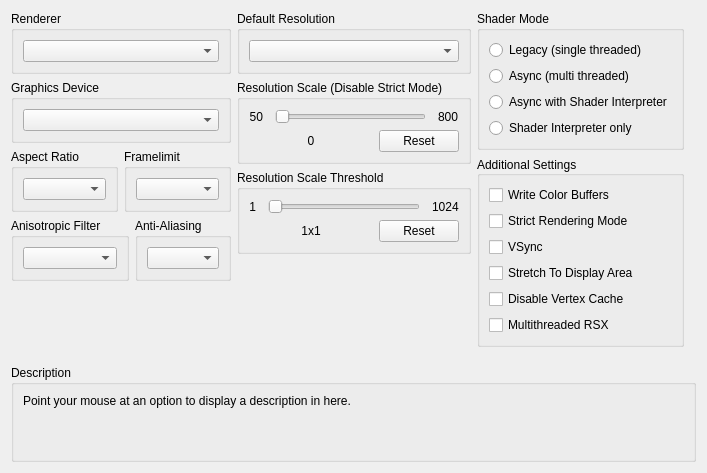
     <widget class="QWidget" name="gpuTab">
      <attribute name="title">
       <string>GPU</string>
      </attribute>
      <layout class="QVBoxLayout" name="gpuTab_layout">
       <item>
        <layout class="QHBoxLayout" name="gpuTabLayout" stretch="1,1,1">
         <item>
          <layout class="QVBoxLayout" name="gpuTabLayoutLeft">
           <item>
            <widget class="QGroupBox" name="gb_renderer">
             <property name="title">
              <string>Renderer</string>
             </property>
             <layout class="QVBoxLayout" name="gb_renderer_layout">
              <item>
               <widget class="QComboBox" name="renderBox"/>
              </item>
             </layout>
            </widget>
           </item>
           <item>
            <widget class="QGroupBox" name="gb_graphicsAdapter">
             <property name="title">
              <string>Graphics Device</string>
             </property>
             <layout class="QVBoxLayout" name="gb_graphicsAdapter_layout">
              <item>
               <widget class="QComboBox" name="graphicsAdapterBox"/>
              </item>
             </layout>
            </widget>
           </item>
           <item>
            <widget class="QWidget" name="widget_gpu_top" native="true">
             <layout class="QHBoxLayout" name="widget_gpu_top_layout" stretch="1,1">
              <property name="leftMargin">
               <number>0</number>
              </property>
              <property name="topMargin">
               <number>0</number>
              </property>
              <property name="rightMargin">
               <number>0</number>
              </property>
              <property name="bottomMargin">
               <number>0</number>
              </property>
              <item>
               <widget class="QGroupBox" name="gb_aspectRatio">
                <property name="title">
                 <string>Aspect Ratio</string>
                </property>
                <layout class="QVBoxLayout" name="gb_aspectRatio_layout">
                 <item>
                  <widget class="QComboBox" name="aspectBox"/>
                 </item>
                </layout>
               </widget>
              </item>
              <item>
               <widget class="QGroupBox" name="gb_frameLimit">
                <property name="title">
                 <string>Framelimit</string>
                </property>
                <layout class="QVBoxLayout" name="gb_frameLimit_layout">
                 <item>
                  <widget class="QComboBox" name="frameLimitBox"/>
                 </item>
                </layout>
               </widget>
              </item>
             </layout>
            </widget>
           </item>
           <item>
            <widget class="QWidget" name="widget_gpu_bottom" native="true">
             <layout class="QHBoxLayout" name="widget_gpu_bottom_layout" stretch="1,1">
              <property name="leftMargin">
               <number>0</number>
              </property>
              <property name="topMargin">
               <number>0</number>
              </property>
              <property name="rightMargin">
               <number>0</number>
              </property>
              <property name="bottomMargin">
               <number>0</number>
              </property>
              <item>
               <widget class="QGroupBox" name="gb_anisotropicFilter">
                <property name="title">
                 <string>Anisotropic Filter</string>
                </property>
                <layout class="QVBoxLayout" name="gb_anisotropicFilter_layout">
                 <item>
                  <widget class="QComboBox" name="anisotropicFilterOverride"/>
                 </item>
                </layout>
               </widget>
              </item>
              <item>
               <widget class="QGroupBox" name="gb_antiAliasing">
                <property name="title">
                 <string>Anti-Aliasing</string>
                </property>
                <layout class="QVBoxLayout" name="gb_antiAliasing_layout">
                 <item>
                  <widget class="QComboBox" name="antiAliasing"/>
                 </item>
                </layout>
               </widget>
              </item>
             </layout>
            </widget>
           </item>
           <item>
            <spacer name="gpu_tab_layout_right_spacer">
             <property name="orientation">
              <enum>Qt::Vertical</enum>
             </property>
             <property name="sizeType">
              <enum>QSizePolicy::MinimumExpanding</enum>
             </property>
             <property name="sizeHint" stdset="0">
              <size>
               <width>0</width>
               <height>0</height>
              </size>
             </property>
            </spacer>
           </item>
          </layout>
         </item>
         <item>
          <layout class="QVBoxLayout" name="gpuTabLayoutMiddle">
           <item>
            <widget class="QGroupBox" name="gb_default_resolution">
             <property name="title">
              <string>Default Resolution</string>
             </property>
             <layout class="QVBoxLayout" name="gb_default_resolution_layout">
              <item>
               <widget class="QComboBox" name="resBox"/>
              </item>
             </layout>
            </widget>
           </item>
           <item>
            <layout class="QVBoxLayout" name="layout_resolution_scale">
             <property name="spacing">
              <number>6</number>
             </property>
             <property name="leftMargin">
              <number>0</number>
             </property>
             <item>
              <widget class="QGroupBox" name="gb_resolutionScale">
               <property name="title">
                <string>Resolution Scale (Disable Strict Mode)</string>
               </property>
               <layout class="QVBoxLayout" name="gb_resolutionScale_layout">
                <item>
                 <widget class="QWidget" name="resolutionScaleLayoutTop" native="true">
                  <layout class="QHBoxLayout" name="horizontalLayout_23" stretch="0,1,0">
                   <property name="spacing">
                    <number>12</number>
                   </property>
                   <property name="leftMargin">
                    <number>0</number>
                   </property>
                   <property name="topMargin">
                    <number>0</number>
                   </property>
                   <property name="rightMargin">
                    <number>0</number>
                   </property>
                   <property name="bottomMargin">
                    <number>0</number>
                   </property>
                   <item>
                    <widget class="QLabel" name="resolutionScaleMin">
                     <property name="text">
                      <string>50</string>
                     </property>
                     <property name="alignment">
                      <set>Qt::AlignRight|Qt::AlignTrailing|Qt::AlignVCenter</set>
                     </property>
                    </widget>
                   </item>
                   <item>
                    <widget class="QSlider" name="resolutionScale">
                     <property name="orientation">
                      <enum>Qt::Horizontal</enum>
                     </property>
                    </widget>
                   </item>
                   <item>
                    <widget class="QLabel" name="resolutionScaleMax">
                     <property name="text">
                      <string>800</string>
                     </property>
                    </widget>
                   </item>
                  </layout>
                 </widget>
                </item>
                <item>
                 <layout class="QHBoxLayout" name="resolutionScaleLayoutBottom" stretch="1,0">
                  <item>
                   <widget class="QLabel" name="resolutionScaleVal">
                    <property name="text">
                     <string>0</string>
                    </property>
                    <property name="alignment">
                     <set>Qt::AlignCenter</set>
                    </property>
                   </widget>
                  </item>
                  <item>
                   <widget class="QPushButton" name="resolutionScaleReset">
                    <property name="text">
                     <string>Reset</string>
                    </property>
                   </widget>
                  </item>
                 </layout>
                </item>
               </layout>
              </widget>
             </item>
             <item>
              <widget class="QGroupBox" name="gb_minimumScalableDimension">
               <property name="title">
                <string>Resolution Scale Threshold</string>
               </property>
               <layout class="QVBoxLayout" name="gb_minimumScalableDimension_layout">
                <item>
                 <layout class="QHBoxLayout" name="minimumScalableDimensionLayoutTop" stretch="0,1,0">
                  <property name="spacing">
                   <number>12</number>
                  </property>
                  <item>
                   <widget class="QLabel" name="minimumScalableDimensionMin">
                    <property name="text">
                     <string>1</string>
                    </property>
                    <property name="alignment">
                     <set>Qt::AlignRight|Qt::AlignTrailing|Qt::AlignVCenter</set>
                    </property>
                   </widget>
                  </item>
                  <item>
                   <widget class="QSlider" name="minimumScalableDimension">
                    <property name="orientation">
                     <enum>Qt::Horizontal</enum>
                    </property>
                   </widget>
                  </item>
                  <item>
                   <widget class="QLabel" name="minimumScalableDimensionMax">
                    <property name="text">
                     <string>1024</string>
                    </property>
                   </widget>
                  </item>
                 </layout>
                </item>
                <item>
                 <layout class="QHBoxLayout" name="minimumScalableDimensionLayoutBottom" stretch="1,0">
                  <item>
                   <widget class="QLabel" name="minimumScalableDimensionVal">
                    <property name="text">
                     <string>1x1</string>
                    </property>
                    <property name="alignment">
                     <set>Qt::AlignCenter</set>
                    </property>
                   </widget>
                  </item>
                  <item>
                   <widget class="QPushButton" name="minimumScalableDimensionReset">
                    <property name="text">
                     <string>Reset</string>
                    </property>
                   </widget>
                  </item>
                 </layout>
                </item>
               </layout>
              </widget>
             </item>
            </layout>
           </item>
           <item>
            <spacer name="gpu_tab_layout_middle_spacer">
             <property name="orientation">
              <enum>Qt::Vertical</enum>
             </property>
             <property name="sizeType">
              <enum>QSizePolicy::MinimumExpanding</enum>
             </property>
             <property name="sizeHint" stdset="0">
              <size>
               <width>0</width>
               <height>0</height>
              </size>
             </property>
            </spacer>
           </item>
          </layout>
         </item>
         <item>
          <layout class="QVBoxLayout" name="gpuTabLayoutRight">
           <property name="rightMargin">
            <number>12</number>
           </property>
           <property name="bottomMargin">
            <number>12</number>
           </property>
           <item>
            <widget class="QGroupBox" name="gb_shader_mode">
             <property name="minimumSize">
              <size>
               <width>0</width>
               <height>123</height>
              </size>
             </property>
             <property name="title">
              <string>Shader Mode</string>
             </property>
             <layout class="QVBoxLayout" name="verticalLayout">
              <item>
               <widget class="QRadioButton" name="rb_legacy_recompiler">
                <property name="text">
                 <string notr="true">Legacy (single threaded)</string>
                </property>
               </widget>
              </item>
              <item>
               <widget class="QRadioButton" name="rb_async_recompiler">
                <property name="text">
                 <string notr="true">Async (multi threaded)</string>
                </property>
               </widget>
              </item>
              <item>
               <widget class="QRadioButton" name="rb_async_with_shader_interpreter">
                <property name="text">
                 <string notr="true">Async with Shader Interpreter</string>
                </property>
               </widget>
              </item>
              <item>
               <widget class="QRadioButton" name="rb_shader_interpreter_only">
                <property name="text">
                 <string notr="true">Shader Interpreter only</string>
                </property>
               </widget>
              </item>
             </layout>
            </widget>
           </item>
           <item>
            <widget class="QGroupBox" name="gb_additional_settings">
             <property name="sizePolicy">
              <sizepolicy hsizetype="Preferred" vsizetype="Preferred">
               <horstretch>0</horstretch>
               <verstretch>0</verstretch>
              </sizepolicy>
             </property>
             <property name="title">
              <string>Additional Settings</string>
             </property>
             <property name="alignment">
              <set>Qt::AlignLeading|Qt::AlignLeft|Qt::AlignVCenter</set>
             </property>
             <layout class="QVBoxLayout" name="gb_additional_settings_layout">
              <item>
               <widget class="QCheckBox" name="dumpColor">
                <property name="text">
                 <string>Write Color Buffers</string>
                </property>
               </widget>
              </item>
              <item>
               <widget class="QCheckBox" name="strictModeRendering">
                <property name="text">
                 <string>Strict Rendering Mode</string>
                </property>
               </widget>
              </item>
              <item>
               <widget class="QCheckBox" name="vsync">
                <property name="text">
                 <string>VSync</string>
                </property>
               </widget>
              </item>
              <item>
               <widget class="QCheckBox" name="stretchToDisplayArea">
                <property name="text">
                 <string>Stretch To Display Area</string>
                </property>
               </widget>
              </item>
              <item>
               <widget class="QCheckBox" name="disableVertexCache">
                <property name="text">
                 <string>Disable Vertex Cache</string>
                </property>
               </widget>
              </item>
              <item>
               <widget class="QCheckBox" name="multithreadedRSX">
                <property name="text">
                 <string>Multithreaded RSX</string>
                </property>
               </widget>
              </item>
              <item>
               <spacer name="additional_settings_spacer">
                <property name="orientation">
                 <enum>Qt::Vertical</enum>
                </property>
                <property name="sizeType">
                 <enum>QSizePolicy::MinimumExpanding</enum>
                </property>
                <property name="sizeHint" stdset="0">
                 <size>
                  <width>0</width>
                  <height>0</height>
                 </size>
                </property>
               </spacer>
              </item>
             </layout>
            </widget>
           </item>
          </layout>
         </item>
        </layout>
       </item>
       <item>
        <spacer name="gpuTabSpacer">
         <property name="orientation">
          <enum>Qt::Vertical</enum>
         </property>
         <property name="sizeType">
          <enum>QSizePolicy::MinimumExpanding</enum>
         </property>
         <property name="sizeHint" stdset="0">
          <size>
           <width>0</width>
           <height>0</height>
          </size>
         </property>
        </spacer>
       </item>
       <item>
        <widget class="QGroupBox" name="gb_description_gpu">
         <property name="title">
          <string>Description</string>
         </property>
         <layout class="QHBoxLayout" name="gb_description_gpu_layout">
          <item>
           <widget class="QLabel" name="description_gpu">
            <property name="text">
             <string>Point your mouse at an option to display a description in here.


</string>
            </property>
            <property name="textFormat">
             <enum>Qt::PlainText</enum>
            </property>
            <property name="alignment">
             <set>Qt::AlignLeading|Qt::AlignLeft|Qt::AlignTop</set>
            </property>
            <property name="wordWrap">
             <bool>true</bool>
            </property>
           </widget>
          </item>
         </layout>
        </widget>
       </item>
      </layout>
     </widget>
